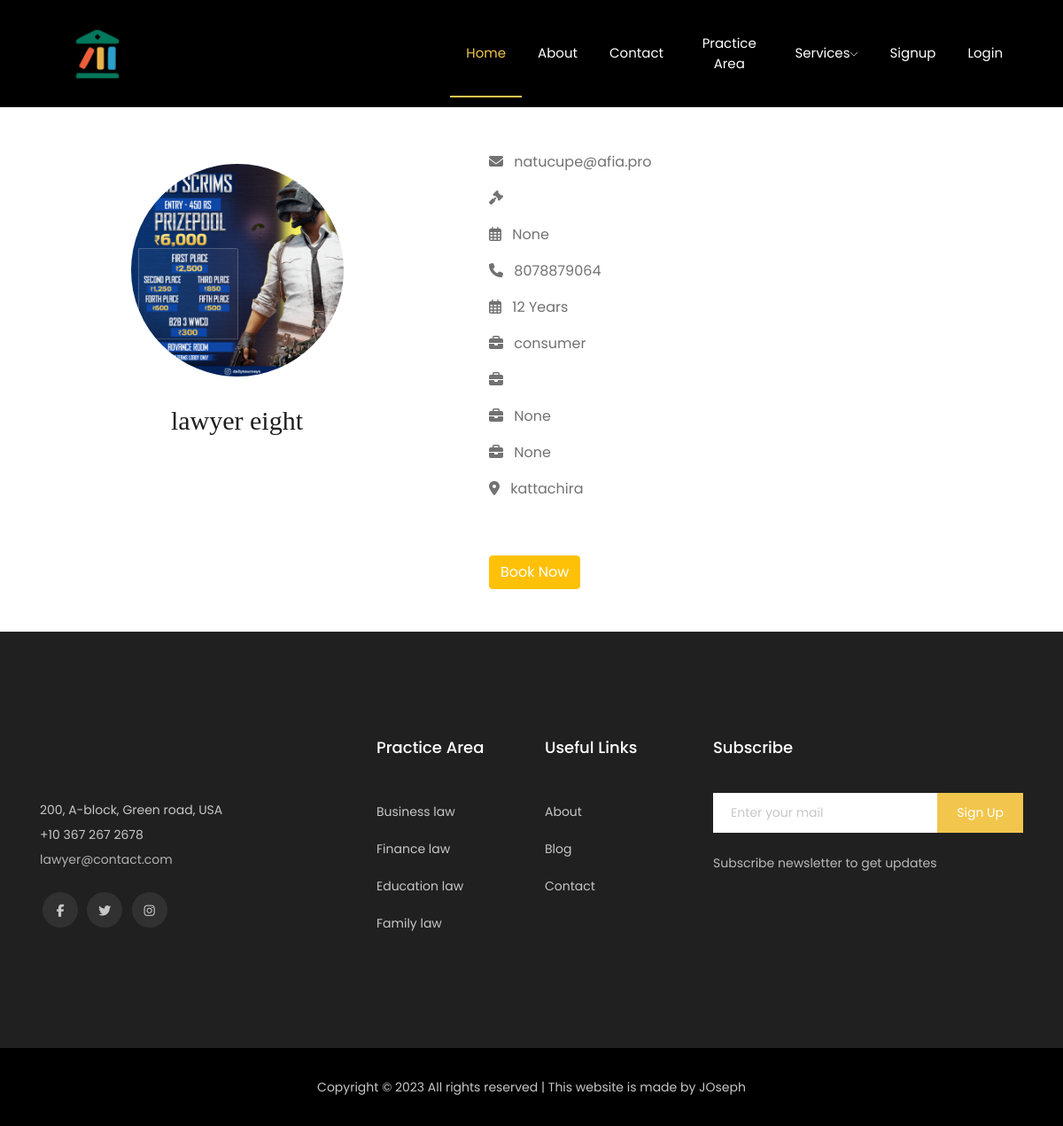
/accounts/lawyer/7/, run on an earlier commit of the app's database.
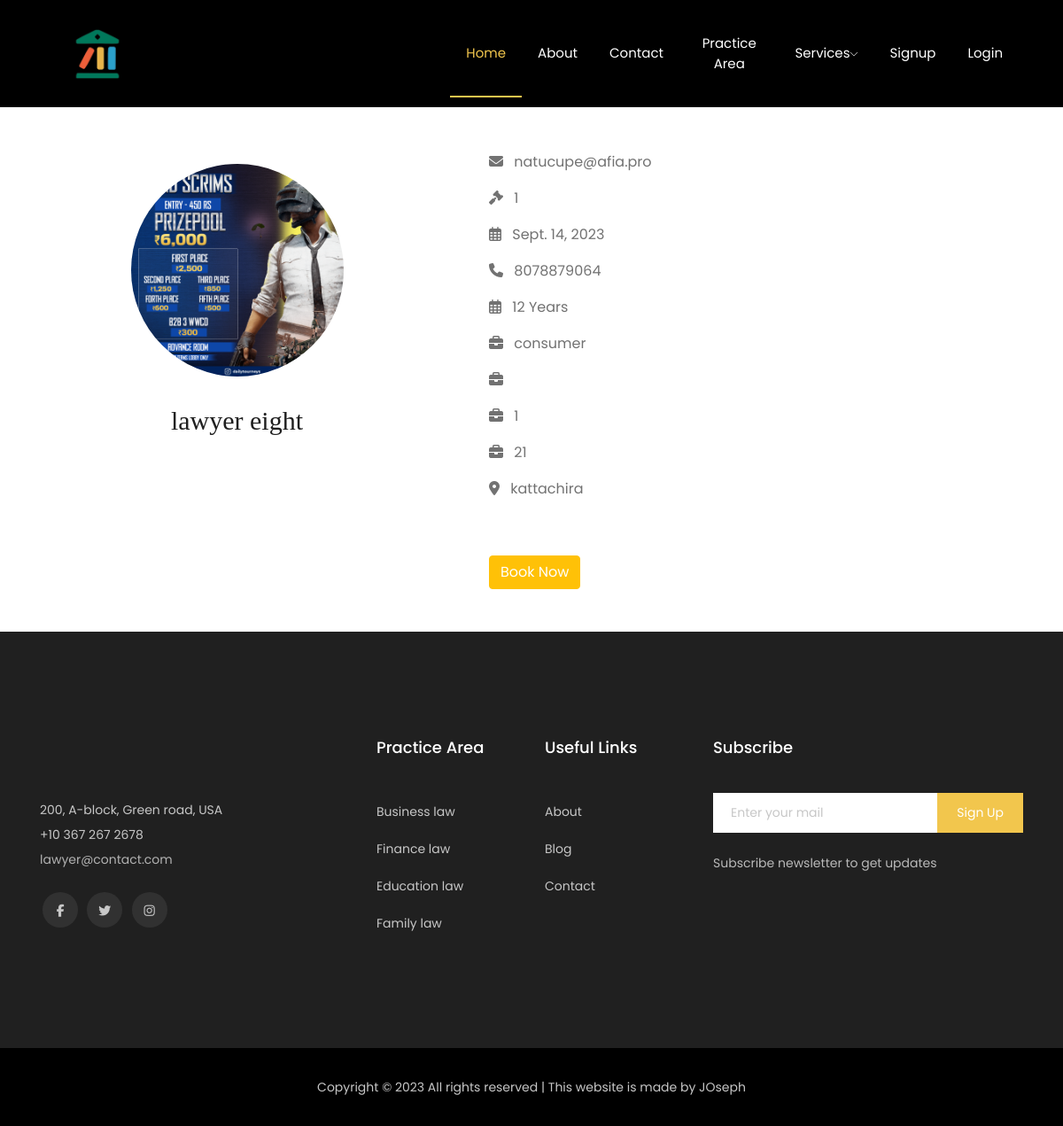
And on a later commit of the database.
### accounts/models.py (models this page shows, shortened)
class LawyerProfile(models.Model):
    SPECIALIZATIONS = (
        ('family', 'Family Lawyer'),
        ('criminal', 'Criminal Lawyer'),
        ('consumer', 'Consumer Lawyer'),
        ('coperatelawyer', 'Coperate Lawyer'),
        ('civilrightlawyer', 'Civil Right Lawyer'),
        ('divorcelawyer', 'Divorce Lawyer'),
    )
    COURT = (
        ('jfcmcchangancherry', 'Judicial First Class Magistrate Court  Changancherry'),
        ('munsiff', 'Munsiff Court Changancherry'),
        ('jfcmcKanjirapally', 'Judicial First Class Magistrate Court  Kanjirapally'),
        ('munsifcourtkanjirapally', 'Munsiff Court Kanjirapally'),
        ('districtcourtkottayam', 'District Court Kottayam'),
        ('highcourtkochi', 'High Court Kochi'),
    )
    id = models.AutoField(primary_key=True)
    user = models.OneToOneField(CustomUser, on_delete=models.CASCADE, related_name='lawyer_profile')
    specialization = models.CharField(max_length=20, choices=SPECIALIZATIONS,blank=True)
    start_date = models.DateField(null=True)  # Date profession started
    experience = models.IntegerField(blank=True)  # Experience in years
    DEFAULT_PROFILE_PICTURE_PATH = 'uploads/default_profile_picture.png'
    profile_picture = models.ImageField(
        upload_to='uploads/',
        default=DEFAULT_PROFILE_PICTURE_PATH,  # Set the default profile picture path
        blank=True,
        null=True
    )
    certificates = models.ManyToManyField('Certificate', blank=True)
    license_no = models.CharField(max_length=30,blank=False)
    locations = TaggableManager()
    cases_won = models.IntegerField(null=True, blank=True)
    cases_lost = models.IntegerField(null=True, blank=True)
    total_cases_handeled = models.IntegerField(null=True, blank=True)
    currendly_handling = models.IntegerField(null=True, blank=True)
    experience = models.IntegerField(null=True, blank=True)
    court = models.CharField(max_length=200, choices=COURT,blank=True)

class CustomUser(AbstractUser):
    USER_TYPES = (
        ('admin', 'Admin'),
        ('lawyer', 'Lawyer'),
        ('student', 'Student'),
        ('client', 'Client'),
    )
    STATES = (
    ('Andhra Pradesh', 'Andhra Pradesh'),
    ('Arunachal Pradesh', 'Arunachal Pradesh'),
    ('Assam', 'Assam'),
    ('Bihar', 'Bihar'),
    ('Chhattisgarh', 'Chhattisgarh'),
    ('Goa', 'Goa'),
    ('Gujarat', 'Gujarat'),
    ('Haryana', 'Haryana'),
    ('Himachal Pradesh', 'Himachal Pradesh'),
    ('Jharkhand', 'Jharkhand'),
    ('Karnataka', 'Karnataka'),
    ('Kerala', 'Kerala'),
    ('Madhya Pradesh', 'Madhya Pradesh'),
    ('Maharashtra', 'Maharashtra'),
    ('Manipur', 'Manipur'),
    ('Meghalaya', 'Meghalaya'),
    ('Mizoram', 'Mizoram'),
    ('Nagaland', 'Nagaland'),
    ('Odisha', 'Odisha'),
    ('Punjab', 'Punjab'),
    ('Rajasthan', 'Rajasthan'),
    ('Sikkim', 'Sikkim'),
    ('Tamil Nadu', 'Tamil Nadu'),
    ('Telangana', 'Telangana'),
    ('Tripura', 'Tripura'),
    ('Uttar Pradesh', 'Uttar Pradesh'),
    ('Uttarakhand', 'Uttarakhand'),
    ('West Bengal', 'West Bengal'),
    ('Andaman and Nicobar Islands', 'Andaman and Nicobar Islands'),
    ('Chandigarh', 'Chandigarh'),
    ('Dadra and Nagar Haveli and Daman and Diu', 'Dadra and Nagar Haveli and Daman and Diu'),
    ('Lakshadweep', 'Lakshadweep'),
    ('Delhi', 'Delhi'),
    ('Puducherry', 'Puducherry'),
)
    user_type = models.CharField(max_length=10, choices=USER_TYPES, default='client')
    email = models.EmailField(unique=True, default='')  # Change: Use email as the username
    first_name = models.CharField(max_length=30, default='')  # Added: First name field
    last_name = models.CharField(max_length=30, default='')  # Added: Last name field
    address = models.TextField(default='',blank=True,)  # Added: Address field
    dob = models.DateField(default='2000-01-01',blank=True,)  # Added: Date of birth field
    pin = models.CharField(max_length=6, default='',blank=True,)  # Added: PIN code field
    state = models.CharField(max_length=50, choices=STATES, blank=True, null=False)
    phone = models.CharField(max_length=15,blank=True, unique=True)  # Added: Phone number field

### accounts/views.py (the view)
# urls.py: path('lawyer/<int:lawyer_id>/', views.lawyer_details, name='lawyer_details'),
def lawyer_details(request, lawyer_id):
    lawyer = get_object_or_404(LawyerProfile, pk=lawyer_id)
    return render(request, 'lawyer/lawyer_details.html', {'lawyer': lawyer})

### accounts/templates/lawyer/lawyer_details.html (shortened to what this page needs)
{% load static %}
<!DOCTYPE html>
<html lang="en">
<head>
    <link rel="stylesheet" href="{% static 'css/bootstrap.min.css' %}">
  <link rel="stylesheet" href="{% static 'css/owl.carousel.min.css' %}">
  <link rel="stylesheet" href="{% static 'css/magnific-popup.css' %}">
  <link rel="stylesheet" href="{% static 'css/font-awesome.min.css' %}">
  <link rel="stylesheet" href="{% static 'css/themify-icons.css' %}">
  <link rel="stylesheet" href="{% static 'css/nice-select.css' %}">
  <link rel="stylesheet" href="{% static 'css/flaticon.css' %}">
  <link rel="stylesheet" href="{% static 'css/flaticon.css' %}">
  <link rel="stylesheet" href="{% static 'css/gijgo.css' %}">
  <link rel="stylesheet" href="{% static 'css/slicknav.css' %}">
  <link rel="stylesheet" href="{% static 'css/style.css' %}">
  <link rel="stylesheet" href="{% static 'css/lawyer_profile.css' %}">
</head>
<body>
    <header>
        <div class="header-area ">
            <div id="sticky-header" class="main-header-area">
                <div class="container-fluid p-0">
                    <div class="row align-items-center justify-content-between no-gutters">
                        <div class="col-xl-2 col-lg-2">
                            <div class="logo-img">
                                <a href="{% url 'home' %}">
                                    <img src="{% static 'img\icon.ico' %}" alt=""width="120">
                                </a>
                            </div>
                        </div>
                        <div class="col-xl-7 col-lg-8">
                            <div class="main-menu  d-none d-lg-block">
                                <nav>
                                    <ul id="navigation">
                                        <li><a class="active" href="{% url 'home' %}">home</a></li>
                                        <li><a href="{% url 'about' %}">About</a></li>
                                        <li><a href="{% url 'contact' %}">Contact</a></li>
                                        <li><a href="{% url 'home' %}">Practice Area</a></li>
                                        <li><a href="#">Services<i class="ti-angle-down"></i></a>
                                        </li>
                                        {% if user.is_authenticated %}
                                        <li>
                                            <a href="#">Welcome {{ user.first_name }}<i class="ti-angle-down"></i></a>
                                            <ul class="submenu">
                                                {% if user.user_type == 'admin' %}
                                                <li><a href="{% url 'admin_dashboard' %}">Dashboard</a></li>
                                                {% endif %}
                                                <li><a href="{% url 'logout' %}">Logout</a></li>
                                            </ul>
                                        </li>
                                        {% else %}
                                        <li><a href="{% url 'signup' %}">Signup</a></li>
                                        <li><a href="{% url 'login' %}">Login</a></li>
                                        {% endif %}
                                    </ul>
                            </div>
                        </div>
                    </div>
                </div>
            </div>
        </div>
    </header>
    <div class="container py-5">
        <div class="row">
          <div class="col-md-5">
            <figure class="adv-img">
              <img src="{{ lawyer.profile_picture.url }}" alt="image">
            </figure>
            <div>
              <h2 class="text-center">{{ lawyer.user.get_full_name }}</h2>
            </div>
          </div>
          <div class="col-md-7">
            <div class="details-right">
              <p>
                <i class="fa-solid fa-envelope mr-2"></i>
                {{ lawyer.user.email }}
              </p>
              <p>
                <i class="fa-solid fa-gavel mr-2"></i>
                {{ lawyer.license_no }}
              </p>
              <p>
                <i class="fa-regular fa-calendar-days mr-2"></i>
                {{ lawyer.start_date }}
              </p>
              <p>
                <i class="fa-solid fa-phone mr-2"></i>
                {{ lawyer.user.phone }}
              </p>
              <p>
                <i class="fa-regular fa-calendar-days mr-2"></i>
                {{ lawyer.experience }} Years
              </p>
              <p>
                <i class="fas fa-briefcase mr-2"></i>
                {{ lawyer.specialization }}
              </p>
              <p>
                <i class="fas fa-briefcase mr-2"></i>
              </p>
              <p>
                <i class="fas fa-briefcase mr-2"></i>
                {{ lawyer.cases_won }}
              </p>
              <p>
                <i class="fas fa-briefcase mr-2"></i>
                {{ lawyer.cases_lost }}
              </p>
              <p>
                <i class="fas fa-map-marker-alt mr-2"></i>
                {% for location in lawyer.locations.all %}
                    {{ location }}
                {% endfor %}
            </p>
              <div class="mt-5">
                <a href="{% url 'book_lawyer' lawyer.id %}" class="btn btn-warning text-white">Book Now</a>
              </div>
            </div>
          </div>
        </div>
      </div>
    <footer class="footer">
        <div class="footer_top">
            <div class="container">
                <div class="row">
                    <div class="col-xl-4 col-md-6 col-lg-3">
                        <div class="footer_widget">
                            <div class="footer_logo">
                            </div>
                            <p class="footer_text">200, A-block, Green road, USA <br>
                                +10 367 267 2678 <br>
                                <a class="domain" href="#">lawyer@contact.com</a>
                            </p>
                            <div class="socail_links">
                                <ul>
                                    <li>
                                        <a href="#">
                                            <i class="fa fa-facebook"></i>
                                        </a>
                                    </li>
                                    <li>
                                        <a href="#">
                                            <i class="fa fa-twitter"></i>
                                        </a>
                                    </li>
                                    <li>
                                        <a href="#">
                                            <i class="fa fa-instagram"></i>
                                        </a>
                                    </li>
                                </ul>
                            </div>
                        </div>
                    </div>
                    <div class="col-xl-2 col-md-6 col-lg-2">
                        <div class="footer_widget">
                            <h3 class="footer_title">
                                Practice Area
                            </h3>
                            <ul>
                                <li><a href="#">Business law
                                    </a></li>
                                <li><a href="#">Finance law</a></li>
                                <li><a href="#">Education law</a></li>
                                <li><a href="#">Family law</a></li>
                            </ul>
                        </div>
                    </div>
                    <div class="col-xl-2 col-md-6 col-lg-2">
                        <div class="footer_widget">
                            <h3 class="footer_title">
                                Useful Links
                            </h3>
                            <ul>
                                <li><a href="#">About</a></li>
                                <li><a href="#">Blog</a></li>
                                <li><a href="#"> Contact</a></li>
                            </ul>
                        </div>
                    </div>
                    <div class="col-xl-4 col-md-6 col-lg-4">
                        <div class="footer_widget">
                            <h3 class="footer_title">
                                Subscribe
                            </h3>
                            <form action="#" class="newsletter_form">
                                <input type="text" placeholder="Enter your mail">
                                <button type="submit">Sign Up</button>
                            </form>
                            <p class="newsletter_text">Subscribe newsletter to get updates</p>
                        </div>
                    </div>
                </div>
            </div>
        </div>
        <div class="copy-right_text">
            <div class="container">
                <div class="footer_border"></div>
                <div class="row">
                    <div class="col-xl-12">
                        <p class="copy_right text-center">
                            Copyright &copy;
                            <script>document.write(new Date().getFullYear());</script> All rights reserved | This
                            website is made by JOseph
                        </p>
                    </div>
                </div>
            </div>
        </div>
    </footer>
</body>
</html>

### static/css/lawyer_profile.css (style rules this page uses)
.adv-img { width: 100%; height: 17em; display: flex; justify-content: center; align-items: center; }
.adv-img img { width: 15em; height: 15em; object-fit: cover; border-radius: 50%; }
.details-right { height: 100%; padding-left: 2em; display: flex; flex-direction: column; justify-content: center; }

### accounts/templates/lawyer/lawyer_details.html (style rules this page uses)
.adv-img { width: 100%; height: 17em; display: flex; justify-content: center; align-items: center; }
.adv-img img { width: 15em; height: 15em; object-fit: cover; border-radius: 50%; }
.details-right { height: 100%; padding-left: 2em; display: flex; flex-direction: column; justify-content: center; }
#navigation { display: flex; align-items: center; list-style: none; padding: 0; }
#navigation li { margin: 0; padding: 0; margin-right: 0px; }
#navigation li:last-child { margin-right: 0; }

What changed in the data, as far as the page shows it:
changed LawyerProfile "consumer": license_no (not shown) → "1"; start_date "None" → "Sept. 14, 2023"; cases_won "None" → "1"; cases_lost "None" → "21"
